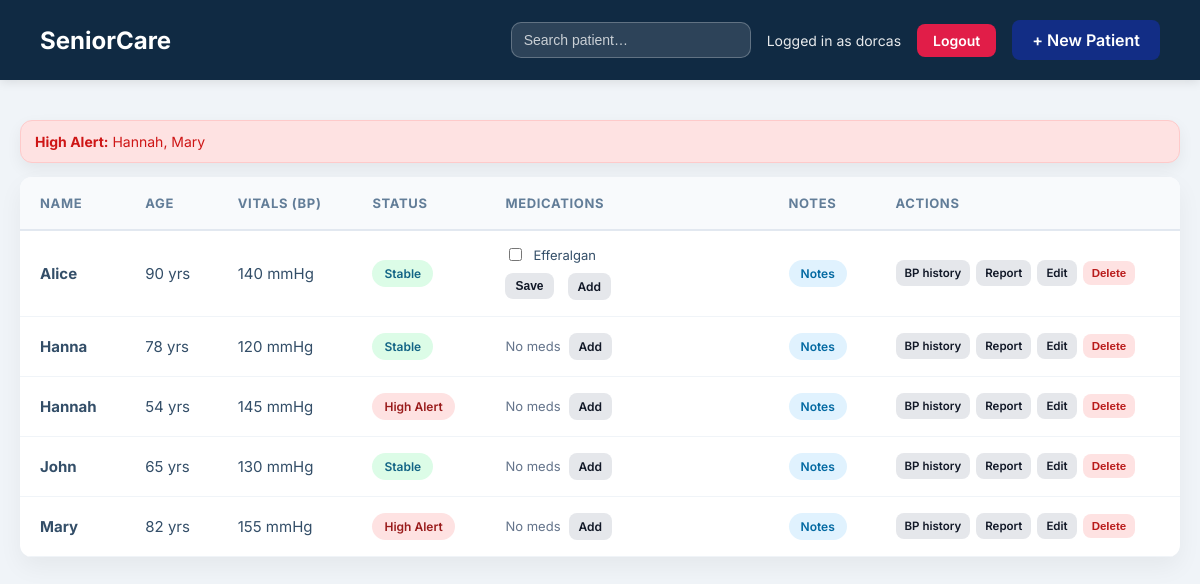
Page / (signed in) on the earlier database version.
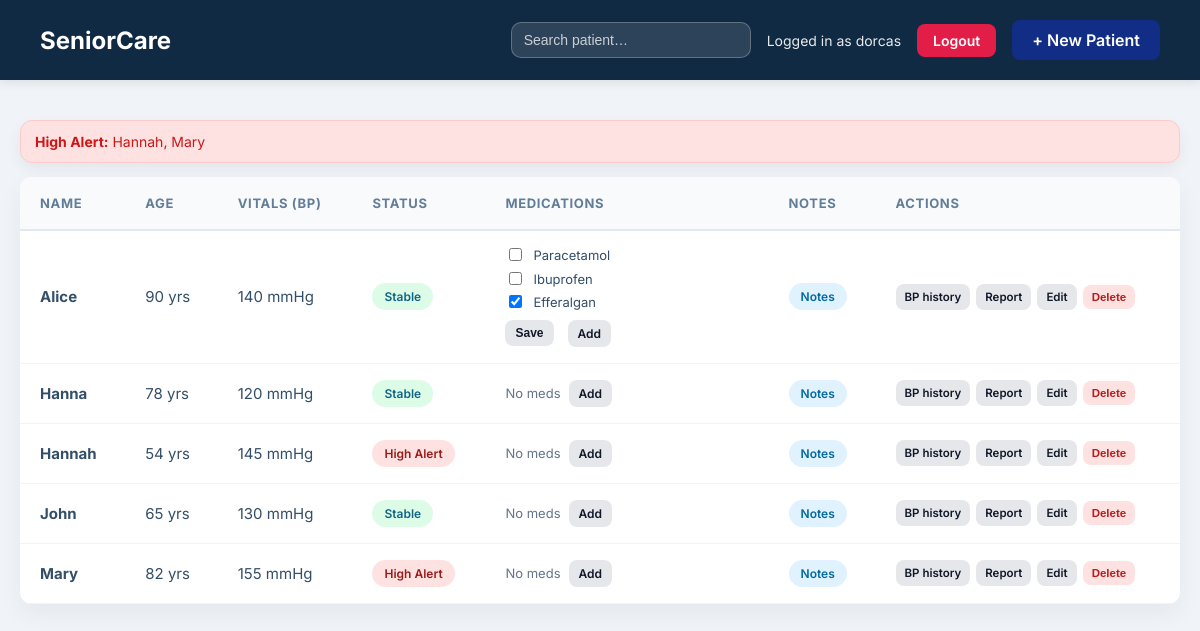
Same page on the later database version.
### tables this page shows
CREATE TABLE residents (
    id INTEGER PRIMARY KEY AUTOINCREMENT,
    name TEXT,
    age INTEGER,
    bp INTEGER
);

CREATE TABLE medications (
            id INTEGER PRIMARY KEY AUTOINCREMENT,
            resident_id INTEGER NOT NULL,
            name TEXT NOT NULL,
            dosage TEXT,
            created_at TEXT DEFAULT CURRENT_TIMESTAMP,
            FOREIGN KEY (resident_id) REFERENCES residents (id) ON DELETE CASCADE
        );

CREATE TABLE medication_logs (
            id INTEGER PRIMARY KEY AUTOINCREMENT,
            medication_id INTEGER NOT NULL,
            given_date TEXT NOT NULL,
            given_by TEXT,
            given_at TEXT DEFAULT CURRENT_TIMESTAMP,
            FOREIGN KEY (medication_id) REFERENCES medications (id) ON DELETE CASCADE,
            UNIQUE (medication_id, given_date)
        );

### care.py (the view)
@app.route("/")
@login_required
def home():
    q = request.args.get("q", "").strip()
    today = date.today().isoformat()
    db = get_db_connection()
    if q:
        residents = db.execute(
            "SELECT * FROM residents WHERE name LIKE ? ORDER BY name",
            (f"%{q}%",),
        ).fetchall()
    else:
        residents = db.execute("SELECT * FROM residents ORDER BY name").fetchall()
    high_alert_names = []
    for resident in residents:
        if resident["bp"] > 140:
            high_alert_names.append(resident["name"])
    medications_by_resident = {}
    given_ids_by_resident = {}
    resident_ids = [resident["id"] for resident in residents]
    if resident_ids:
        placeholders = ",".join(["?"] * len(resident_ids))
        medications = db.execute(
            f"""
            SELECT id, resident_id, name, dosage, created_at
            FROM medications
            WHERE resident_id IN ({placeholders})
            ORDER BY created_at DESC
            """,
            resident_ids,
        ).fetchall()
        for med in medications:
            rid = med["resident_id"]
            if rid not in medications_by_resident:
                medications_by_resident[rid] = []
            medications_by_resident[rid].append(med)
        given_rows = db.execute(
            f"""
            SELECT ml.medication_id, m.resident_id
            FROM medication_logs ml
            INNER JOIN medications m ON m.id = ml.medication_id
            WHERE m.resident_id IN ({placeholders}) AND ml.given_date = ?
            """,
            (*resident_ids, today),
        ).fetchall()
        for row in given_rows:
            rid = row["resident_id"]
            if rid not in given_ids_by_resident:
                given_ids_by_resident[rid] = set()
            given_ids_by_resident[rid].add(row["medication_id"])
    db.close()
    return render_template(
        "index.html",
        residents=residents,
        high_alert_names=high_alert_names,
        medications_by_resident=medications_by_resident,
        given_ids_by_resident=given_ids_by_resident,
        username=session.get("username"),
        q=q,
        today=today,
    )

### care.py (called while the page is built)
def get_db_connection():
    conn = sqlite3.connect("Seniorcare.db")
    conn.row_factory = sqlite3.Row
    return conn

def login_required(view):
    @wraps(view)
    def wrapped_view(**kwargs):
        if "user_id" not in session:
            return redirect(url_for("login"))
        return view(**kwargs)
    return wrapped_view

### templates/index.html (shortened to what this page needs)
<!DOCTYPE html>
<html lang="en">
<head>
    <link rel="stylesheet" href="{{ url_for('static', filename='style.css') }}">
</head>
<body>
    <div class="header">
        <h1>SeniorCare</h1>
        <div class="header-right">
            <form class="search-form" method="get" action="{{ url_for('home') }}">
                <input
                    class="search-input"
                    type="search"
                    name="q"
                    placeholder="Search patient…"
                    value="{{ q or '' }}"
                    aria-label="Search patient by name"
                >
            </form>
            {% if username %}
                <span class="user-info">Logged in as {{ username }}</span>
                <a href="{{ url_for('logout') }}" class="btn-logout">Logout</a>
            {% endif %}
            <a href="{{ url_for('new_resident') }}" class="btn-add btn-add-link">+ New Patient</a>
        </div>
    </div>
    <div class="container">
        {% if high_alert_names and high_alert_names|length > 0 %}
            <div class="alert-banner alert-banner-danger">
                <strong> High Alert:</strong> {{ high_alert_names | join(', ') }}
            </div>
        {% else %}
            <div class="alert-banner alert-banner-stable">
                <strong>All patients BP stable</strong>
            </div>
        {% endif %}
        <div class="card">
            <table>
                <thead>
                    <tr>
                        <th>Name</th>
                        <th>Age</th>
                        <th>Vitals (BP)</th>
                        <th>Status</th>
                        <th>Medications</th>
                        <th>Notes</th>
                        <th>Actions</th>
                    </tr>
                </thead>
                <tbody>
                    {% for person in residents %}
                    <tr>
                        <td><strong>{{ person['name'] }}</strong></td>
                        <td class="nowrap">{{ person['age'] }} yrs</td>
                        <td class="nowrap">{{ person['bp'] }} mmHg</td>
                        <td>
                            {% if person['bp'] > 140 %}
                                <span class="status warning">High Alert</span>
                            {% else %}
                                <span class="status normal">Stable</span>
                            {% endif %}
                        </td>
                        <td>
                            {% set meds = medications_by_resident.get(person['id'], []) %}
                            {% set given_ids = given_ids_by_resident.get(person['id'], []) %}
                            {% if meds %}
                                <form method="post" action="{{ url_for('update_medication_checklist', resident_id=person['id']) }}" class="dashboard-med-form">
                                    <div class="dashboard-med-list">
                                        {% for med in meds %}
                                            <label class="dashboard-med-item">
                                                <input
                                                    type="checkbox"
                                                    name="given_ids"
                                                    value="{{ med['id'] }}"
                                                    {% if med['id'] in given_ids %}checked{% endif %}
                                                >
                                                <span>
                                                    {{ med['name'] }}
                                                </span>
                                            </label>
                                        {% endfor %}
                                    </div>
                                    <div class="dashboard-med-actions">
                                        <button type="submit" class="btn-small">Save</button>
                                        <a class="btn-small" href="{{ url_for('resident_medications', resident_id=person['id']) }}#med-add">Add</a>
                                    </div>
                                </form>
                            {% else %}
                                <div class="dashboard-med-actions">
                                    <span class="no-medications">No meds</span>
                                    <a class="btn-small" href="{{ url_for('resident_medications', resident_id=person['id']) }}#med-add">Add</a>
                                </div>
                            {% endif %}
                        </td>
                        <td>
                            <a href="{{ url_for('resident_notes', resident_id=person['id']) }}" class="btn-notes">Notes</a>
                        </td>
                        <td class="actions-cell">
                            <div class="actions-row">
                                <a href="{{ url_for('bp_history', resident_id=person['id']) }}" class="btn-small">BP history</a>
                                <a href="{{ url_for('doctor_summary', resident_id=person['id']) }}" class="btn-small">Report</a>
                                <a href="{{ url_for('edit_resident', resident_id=person['id']) }}" class="btn-small">Edit</a>
                                <form method="post" action="{{ url_for('delete_resident', resident_id=person['id']) }}" onsubmit="return confirm('Are you sure you want to delete this patient?');">
                                    <button type="submit" class="btn-small btn-small-danger">Delete</button>
                                </form>
                            </div>
                        </td>
                    </tr>
                    {% endfor %}
                </tbody>
            </table>
        </div>
    </div>
</body>
</html>

### static/style.css (style rules this page uses)
body { background-color: #f0f4f8; font-family: 'Inter', sans-serif; margin: 0; padding: 0; color: #334e68; }
.header { background-color: #102a43; color: white; padding: 20px 40px; display: flex; justify-content: space-between; align-items: center; box-shadow: 0 2px 10px rgba(0,0,0,0.1); }
.header h1 { margin: 0; font-size: 24px; }
.container { max-width: 1200px; margin: 40px auto; padding: 0 20px; }
.card { background: white; border-radius: 12px; box-shadow: 0 10px 25px rgba(0,0,0,0.05); overflow: hidden; }
table { width: 100%; border-collapse: collapse; }
thead { background-color: #f8fafc; border-bottom: 2px solid #e2e8f0; }
th { padding: 18px 20px; text-align: left; font-size: 13px; text-transform: uppercase; letter-spacing: 0.05em; color: #627d98; }
td { padding: 16px 20px; border-bottom: 1px solid #f0f4f8; font-size: 15px; }
.nowrap { white-space: nowrap; }
.status { padding: 6px 12px; border-radius: 20px; font-size: 12px; font-weight: 600; white-space: nowrap; display: inline-flex; align-items: center; }
.normal { background: #dcfce7; color: #126485; }
.warning { background: #fee2e2; color: #991b1b; }
.btn-add { background-color: #122d85; color: white; border: none; padding: 10px 20px; border-radius: 8px; font-weight: 600; cursor: pointer; }
.btn-add-link { display: inline-block; text-decoration: none; }
.header-right { display: flex; align-items: center; gap: 16px; }
.search-form { display: flex; align-items: center; gap: 10px; }
.search-input { width: 240px; padding: 9px 12px; border-radius: 10px; border: 1px solid rgba(255,255,255,0.25); background: rgba(255,255,255,0.12); color: white; font-size: 14px; }
.search-input::placeholder { color: rgba(255,255,255,0.75); }
.user-info { font-size: 14px; opacity: 0.9; }
.btn-logout { background-color: #e11d48; color: white; text-decoration: none; padding: 8px 16px; border-radius: 8px; font-size: 14px; font-weight: 600; }
.alert-banner { border-radius: 12px; padding: 12px 14px; margin-bottom: 14px; font-size: 14px; box-shadow: 0 6px 16px rgba(0,0,0,0.06); }
.alert-banner-danger { background: #fee2e2; color: #ce1616; border: 1px solid #fecaca; }
.btn-notes { display: inline-block; padding: 6px 12px; border-radius: 999px; background: #e0f2fe; color: #0369a1; font-size: 12px; text-decoration: none; font-weight: 600; }
.btn-small { display: inline-block; padding: 6px 10px; border-radius: 8px; border: none; background: #e5e7eb; color: #111827; font-size: 12px; font-weight: 600; text-decoration: none; cursor: pointer; margin-right: 6px; }
.actions-cell { white-space: nowrap; }
.actions-row { display: flex; flex-wrap: wrap; align-items: center; gap: 6px; }
.actions-row .btn-small { margin-right: 0; padding: 6px 9px; font-size: 11.5px; white-space: nowrap; }
.actions-row form { display: inline-flex; margin: 0; }
.btn-small-danger { background: #fee2e2; color: #b91c1c; }
.dashboard-med-form { min-width: 220px; }
.dashboard-med-list { display: flex; flex-direction: column; gap: 6px; margin-bottom: 8px; max-height: 140px; overflow-y: auto; }
.dashboard-med-item { display: flex; align-items: flex-start; gap: 8px; font-size: 13px; line-height: 1.35; }
.dashboard-med-item input[type="checkbox"] { margin-top: 1px; }
.dashboard-med-actions { display: flex; align-items: center; gap: 8px; }
.no-medications { color: #64748b; font-size: 13px; }

Differences in the rows shown:
added medication_logs: given_by "dorcas"
added medications: name "Paracetamol", shown under residents "Alice"
added medications: name "Ibuprofen", shown under residents "Alice"
computed for medications "Efferalgan": given_ids "☐" → "☑"
Other differences:
{{ username }}: "dorcas" → (not shown)
